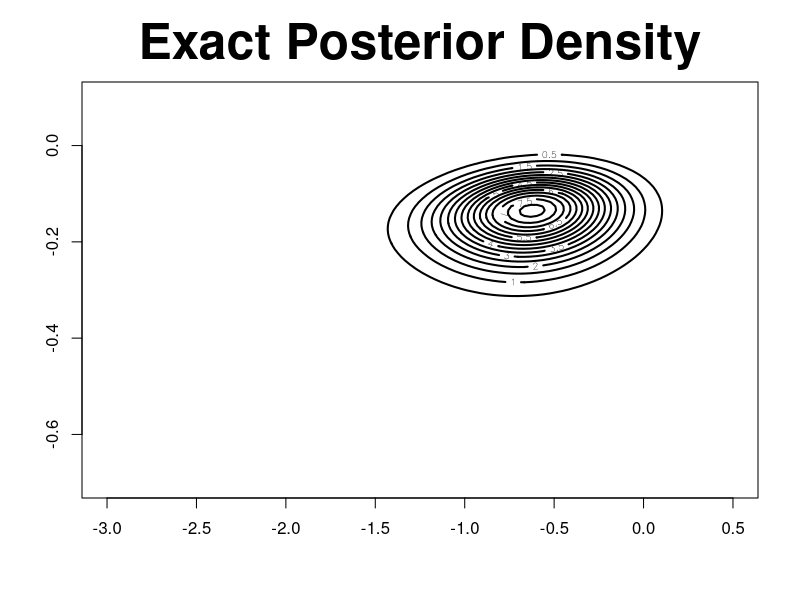

Recreate this plot in R. (Note: this script raises an error after producing the figure.)
###############################################################################

rawdata <- matrix(c(1, 53,
                    1, 57,
                    1, 58,
                    1, 63,
                    0, 66,
                    0, 67,
                    0, 67,
                    0, 67,
                    0, 68,
                    0, 69,
                    0, 70,
                    0, 70,
                    1, 70,
                    1, 70,
                    0, 72,
                    0, 73,
                    0, 75,
                    1, 75,
                    0, 76,
                    0, 76,
                    0, 78,
                    0, 79,
                    0, 81),23,2,byrow=T)

w <- rawdata[,1]
s <- rawdata[,2]

vy <- w
n  <- length(vy)
mX <- cbind(rep(1,n),s-mean(s))
d  <- ncol(mX)
mSigma     <- diag(1.0E4,d)
mSigma.inv <- diag(1.0E-4,d)

res.glm <- glm(vy~-1+mX,family=binomial(link=probit))
summary(res.glm)

###############################################################################

trapint2D <- function(xgrid, ygrid, fgrid) 
{
  ng1   <- length(xgrid)
  ng2   <- length(ygrid)
  area <- 0   
  for (i in 2:ng1) {
    for (j in 2:ng2) {
      area <- area + (xgrid[i] - xgrid[i-1])*(ygrid[j] - ygrid[j-1])*(fgrid[i,j] + fgrid[i-1,j] + fgrid[i,j-1] + fgrid[i-1,j-1])/4
    }
  }
  return(area)
}

djointLMM <- function(u,v,vy,mX,mSigma.inv) {
  log.f <- matrix(0,length(u),length(v))
  for (i in 1:length(u)) {
    for (j in 1:length(v)) {
      vtheta <- matrix(c(u[i],v[j]))
      veta <- mX%*%vtheta
      log.f[i,j] <- sum(vy*pnorm(veta, log.p=TRUE) + (1-vy)*pnorm(veta, lower.tail=FALSE, log.p=TRUE)) - 0.5*t(vtheta)%*%mSigma.inv%*%vtheta
    }
  }
  f <- exp(log.f - max(log.f))
  area <- trapint2D(u,v,f) 
  return(f/area)
}

u <- seq(-3,0.5,,100)
v <- seq(-0.7,0.1,,100)

f <- djointLMM(u,v,vy,mX,mSigma.inv)
levels <- pretty(range(f),12)

contour(u,v,f,levels=levels,lwd=2,main="Exact Posterior Density",cex.main=3)

ans <- readline()

###############################################################################

library(mvtnorm)

fast.f <- function(mTheta,vy,mX,mSigma) 
{
  N <- nrow(mTheta)
  n <- length(vy)
  mY <- matrix(vy,n,N)
  mEta <- mX%*%t(mTheta)
  
  #vy*pnorm(veta, log.p=TRUE) + (1-vy)*pnorm(veta, lower.tail=FALSE, log.p=TRUE)
  log.vp <- matrix(1,1,n)%*%(vy*pnorm(veta, log.p=TRUE) + (1-vy)*pnorm(veta, lower.tail=FALSE, log.p=TRUE)) + dmvnorm(mTheta,sigma=mSigma,log=TRUE)
  return(log.vp)
} 

###############################################################################

ImportanceSampling <- function(N,vmu,mLambda,nu,vy,mX,mSigma,EPS) 
{
  MAXITER <- 10000000
  log.vq <- c()
  log.vp <- c()
  for (ITER in 1:MAXITER) 
  {
    mZ <- rmvt(N, delta=as.vector(vmu), sigma=mLambda, df = nu, type = "shifted")
    log.vq.new <- dmvt(mZ, delta=as.vector(vmu), sigma=mLambda, df = nu, log=TRUE, type = "shifted")
    log.vp.new <- as.vector(fast.f(mZ,vy,mX,mSigma)) 
    log.vq <- c(log.vq,log.vq.new)
    log.vp <- c(log.vp,log.vp.new)				
    vw <- exp(log.vp - log.vq)
    N <- length(vw)
    I.hat <- mean(vw)
    se <- sqrt(var(vw)/length(vw))
    print(c(ITER,N,I.hat,se))
    if (se<EPS) {
      break;
    }
  }
  return(list(I.hat=I.hat,se=se,vw=vw))
}

###############################################################################

NormalisedImportanceSampling <- function(N,vmu,mLambda,nu,vy,mX,mSigma) 
{
  log.vq <- c()
  log.vp <- c()
  
  mZ <- rmvt(N, delta=as.vector(vmu), sigma=mLambda, df = nu, type = "shifted")
  log.vq <- dmvt(mZ, delta=as.vector(vmu), sigma=mLambda, df = nu, log=TRUE, type = "shifted")
  log.vp <- as.vector(fast.f(mZ,vy,mX,mSigma)) 
  
  vw <- exp(log.vp - log.vq)
  vw <- vw/sum(vw)
  
  EXPECTED.VAL <- apply(t(mZ)*vw,1,sum)
  
  return(list(EXPECTED.VAL=EXPECTED.VAL))
}

###############################################################################

LaplaceApproxPosterior <- function(vy,mX,mSigma.inv) 
{
  n <- length(vy)
  d <- ncol(mX)
  vtheta <- matrix(0,d,1)
  for (ITER in 1:1000) 
  {
    vmu <- 1/(1+exp(-mX%*%vtheta))
    vg <- t(mX)%*%(vy - vmu) - mSigma.inv%*%vtheta
    mH <- - t(mX*as.vector(vmu*(1 - vmu)))%*%mX - mSigma.inv
    vtheta <- vtheta - solve(mH)%*%vg
    err <- max(abs(vg))
    if (err<1.0E-6) {
      break;
    }
    print(c(ITER,err))
  }
  return(list(vtheta=vtheta,mLambda=solve(-mH)))
}


###############################################################################

res.lap <- LaplaceApproxPosterior(vy,mX,mSigma.inv) 

vmu     <- res.lap$vtheta
mLambda <- res.lap$mLambda
nu      <- 8
EPS     <- 1.0E-12
N       <- 1000

res.is <- ImportanceSampling(N,vmu,mLambda,nu,vy,mX,mSigma,EPS) 

plot(density(res.is$vw))


res.nis <- NormalisedImportanceSampling(100*length(res.is$vw),vmu,mLambda,nu,vy,mX,mSigma) 
